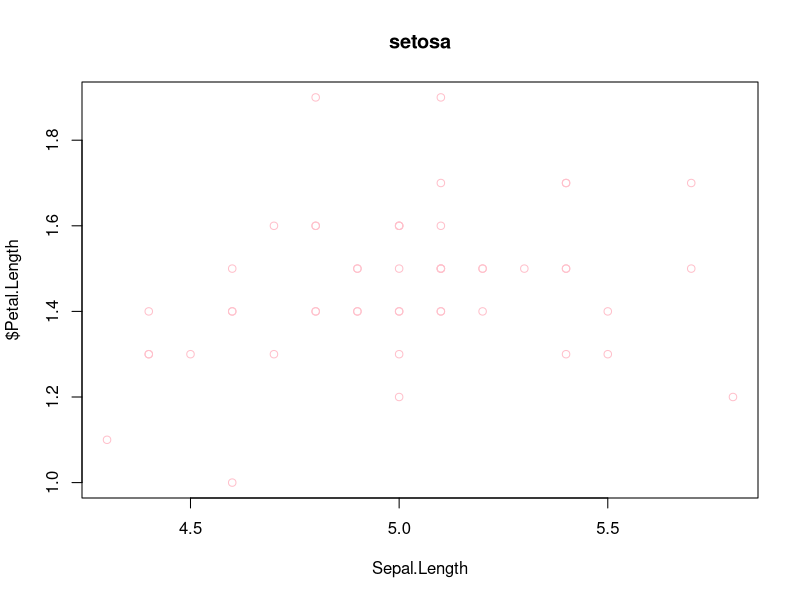
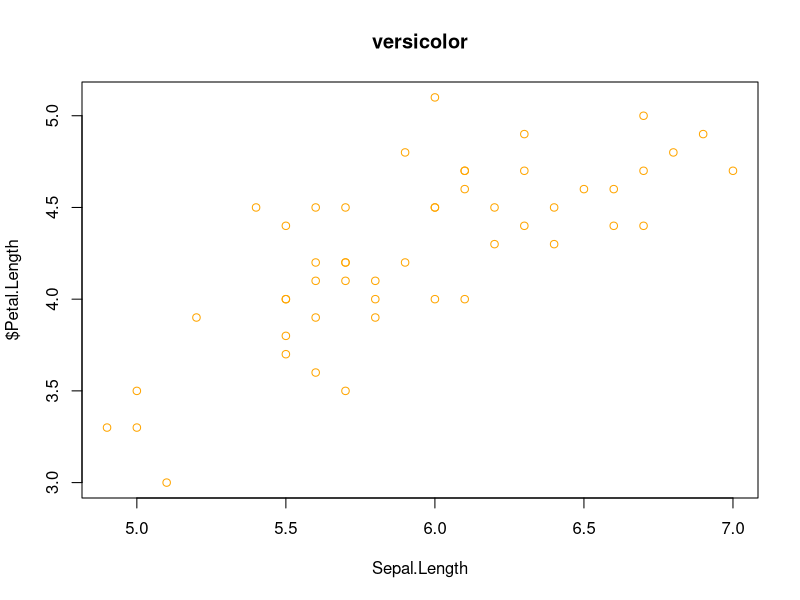
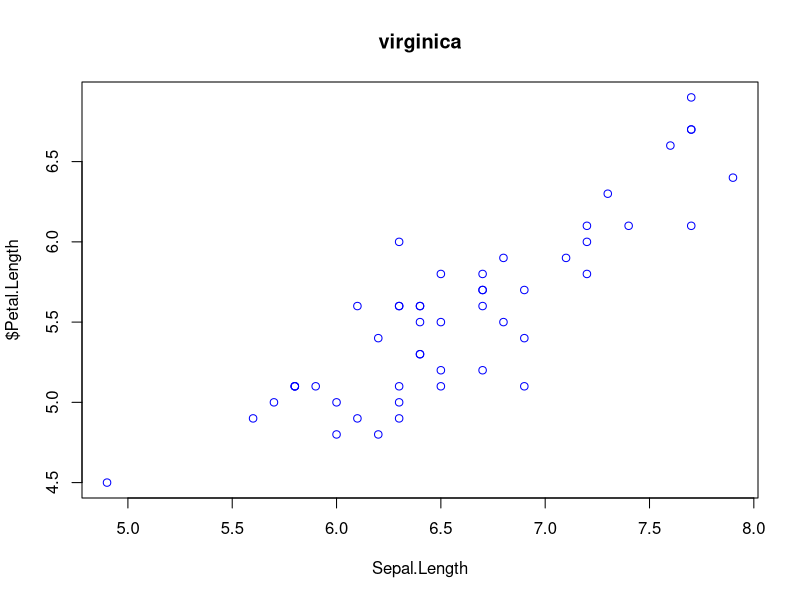

The R script that drew these images, in order:
#1 задание

iris
mean(iris$Sepal.Length)
x=mean(iris$Sepal.Length)
x
mean(iris$Sepal.Width)
y=mean(iris$Sepal.Width)
y
mean(iris$Petal.Length)
z=mean(iris$Petal.Length)
z
mean(iris$Petal.Width)
e=mean(iris$Petal.Width)
e
list(x,y,z,e)




#2 задание

iris
apply(iris[,1:4],1,mean)


#3 задание

DNA = c("A","G","T","C")

DNA=sample(DNA, size = 1000, rep=T)

DNA=factor(DNA)

summary(DNA)/length(DNA)

dna_at=c(DNA[1],DNA[4]); dna_at 

dna_at



#4 задание 

letters

sample(letters,size = 1000, replace = TRUE)

sampleabc = c(sample(letters, size = 1000, replace = TRUE))
summary(sampleabc)

GLAS = sampleabc[sampleabc %in% c("a","e","i","o","u")] 

length(GLAS)


#5 задание

iris
setosa=c(iris$Petal.Length[1:50])
mean(setosa)

versicolor=c(iris$Petal.Length[51:100])
mean(versicolor)

virginica=c(iris$Petal.Length[101:150])
mean(virginica)

species=c(mean(setosa),mean(versicolor),mean(virginica))

x=factor(species)

names(x)<-c("setosa","versicolor", "virginica")

x


#6 задание

median <- function(x) { 
  z=sort(x) 
  if((length(z)%%2)!=0){ 
    result = z[(length(x)/2)+1] } 
  else 
    result = (z[length(x)/2]+z[length(x)/2+1])/2 
  return(result)} 

#primer
median(iris$Sepal.Length) 


#7 задание

##1
iris
x=iris$Sepal.Length[1:50]

y=iris$Petal.Length[1:50]

plot(x,y,main="setosa", xlab="Sepal.Length",ylab="$Petal.Length", col="pink")


##2
x=iris$Sepal.Length[51:100]

y=iris$Petal.Length[51:100]

plot(x,y,main="versicolor", xlab="Sepal.Length",ylab="$Petal.Length", col="orange")

##3
x=iris$Sepal.Length[101:150]
                    
y=iris$Petal.Length[101:150]

plot(x,y,main="virginica", xlab="Sepal.Length",ylab="$Petal.Length", col="blue")


#8 задание

library("ggplot2")

diamonds

levels(factor(diamonds$clarity))

a=levels(factor(diamonds$clarity))

b=vector()

for (i in 1:length(a)) {b[i]=mean(diamonds$price[(diamonds$price>1000) & diamonds$clarity==a[i]])}

a
b

